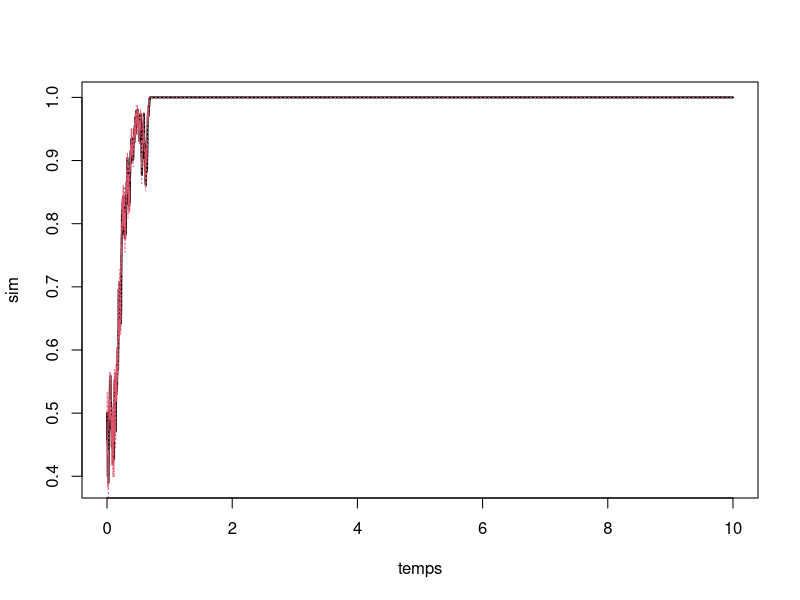
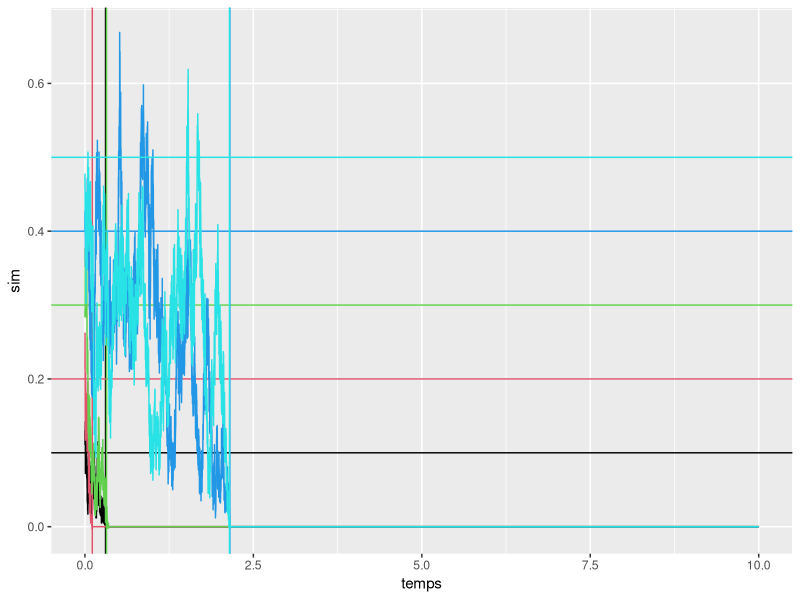
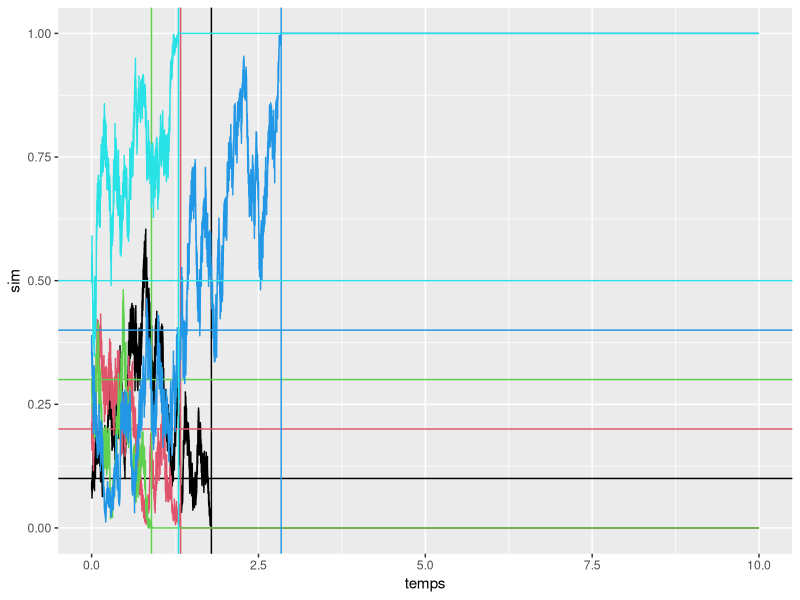
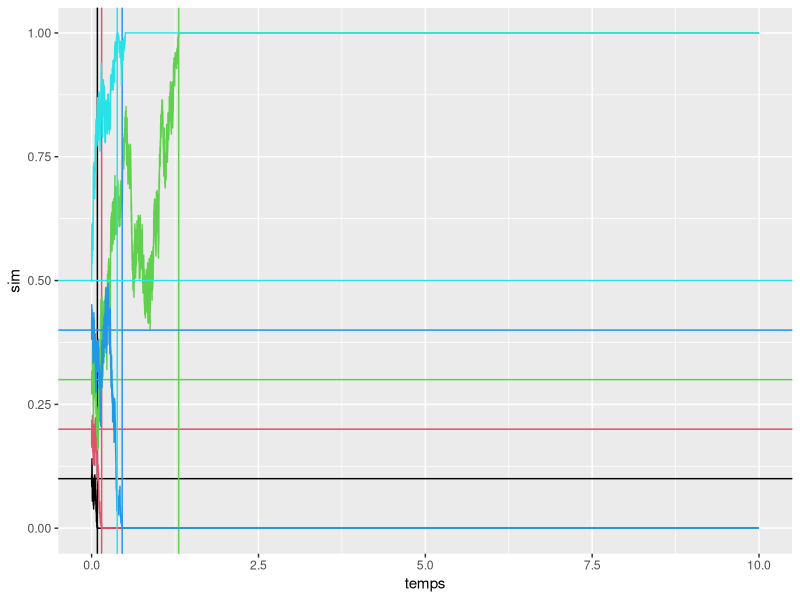

Write the R code that produced these figures, in order. (Note: a time limit stopped this script after it produced the figures.)
## ---- chunk 1
library(pracma)
library(ggplot2)
## ---- chunk 2
simulation_MC = function(x_0,N,T_end){
  Y = c(x_0)
  
  for(i in c(1:(N*T_end-1))){
    # si on atteint un état absorbant on peut retourner la trajectoire
    if(Y[i]>=1){
      Y = c(Y ,rep(1,N*T_end-length(Y)))
      return(list(hitting_time=i/N,path=Y ))
      
    }
    if(Y[i]<=0){
      Y  = c(Y ,rep(0,N*T_end-length(Y )))
      return(list(hitting_time=i/N,path=Y ))
      
    }
    # sinon on continue de simuler le processus de Markov
    Y = c(Y,rbinom(1,size=N,prob=Y[i])/N)
    
  }
  return(list(hitting_time=i/N,path=Y ))
  
}
## ---- chunk 3
simulation_MC_countinous = function(sim){
  N = length(sim)
  X_c = NULL
  # permet d'enrichir le procede
  for(i in c(1:(N-1))){
    t = c((i-1):i)/N
    X_inter = sim[i]+(sim[i]-sim[i-1])*(N*t-(i-1))
    X_c = c(X_c,X_inter)
    
  }
  return(X_c)
}
## ---- chunk 4
sim = simulation_MC(0.5,1000,10)$path
sim_inter = simulation_MC_countinous(sim)
temps = seq(0,10,10/10000)[-length(sim)]
plot(temps,sim,type="l",lwd = 2)
lines(seq(0,10,10/length(sim_inter))[-length(sim_inter)],sim_inter,col=2,lty=3)
## ---- chunk 5
T_end = 10
t = 0

for(N in c(1000,2000,5000,10000)){
  p = ggplot()
  i = 1
  
  for(x in seq(0.1,0.5,0.1)){
    sim = simulation_MC(x,N,T_end)$path
    inter = simulation_MC_countinous(sim)
    v = which(inter%in%c(0,1))[1]
    data = data.frame(temps = seq(0,T_end,T_end/length(inter))[-1],sim=inter)
    p = p + geom_line(data = data , aes(x = temps , y = sim),col = i)
    p = p + geom_vline(xintercept=T_end*v/length(inter),col=i)
    p = p + geom_hline(yintercept=x,col=i)
    i = i+1
  }
  plot(p)
}

## ---- chunk 6

euler_Scheme_SDE <- function(X0,T_max,N){
  traj  = c(X0)
  etat_courant = X0
  h = T_max/N
  #Les acroissements gaussiens
  b = rnorm(N,0,sqrt(h))
  
  for(k in seq(1,N)){
    # on traite les cas <0 et >1 car sinon on se retrouve avec des racines non définies
    if(etat_courant <=0){
      traj = c(traj,rep(0,N+1-length(traj)))
      return(list(hitting_time=k*h,path=traj))
    }else if(etat_courant >=1){
      traj = c(traj,rep(1,N+1-length(traj)))
      return(list(hitting_time=k*h,path=traj))
    }else{
      etat_courant <- etat_courant + sqrt(etat_courant*(1-etat_courant))*b[k]
      traj <- c(traj,etat_courant)
    }
  }
  return(list(hitting_time=k*h,path=traj))
}

## ---- chunk 7
T_end = 10
t = 0

for(N in c(100000,100000,1000000)){
  p = ggplot()
  i = 1
  
  for(x in seq(0.1,0.5,0.1)){
    sim = euler_Scheme_SDE(x,T_end,N)$path
    v = which(sim%in%c(0,1))[1]
    data = data.frame(temps = seq(0,T_end,T_end/length(sim))[-1],sim=sim)
    p = p + geom_line(data = data , aes(x = temps , y = sim),col = i)
    p = p + geom_vline(xintercept=T_end*v/length(sim),col=i)
    p = p + geom_hline(yintercept=x,col=i)
    i = i+1
  }
  plot(p)
}
## ---- chunk 8
x = 0.5
hitting_time = replicate(10000,euler_Scheme_SDE(x,10,10000)$hitting_time)
hist(hitting_time)
sum(hitting_time=10)
## ---- chunk 9
simu = NULL
theori = NULL
x0 = seq(0.1,0.9,0.1)
m = 1000
T_end = 10
N = 100
for(x in x0){
  simu = c(simu,mean(replicate(m,euler_Scheme_SDE(x,T_end,N)$hitting_time)))
  theori = c(theori,-2*(x*log(x)+(1-x)*log(1-x)))
}

## ---- chunk 10
df_plot = data.frame(y = c(simu,theori),type =  c(rep("simu",length(x0)),rep("theori",length(x0))),x0 = rep(x0,2))


ggplot(data=df_plot, aes(x=x0, y=y, fill=type)) +
geom_bar(stat="identity", position=position_dodge())
## ---- chunk 11
hit_time = NULL
m = 1000
T_end = 10
N = 1000
t = seq(0,1,1/100)
for(x in t){
  hit_time = c(hit_time,mean(replicate(m,euler_Scheme_SDE(x,T_end,N)$hitting_time)))
}


p = ggplot()

data = data.frame(temps = t,hit_time_empirique=hit_time,theorique = -2*(t*log(t)+(1-t)*log(1-t)))
p = p + geom_line(data = data , aes(x = temps , y = hit_time_empirique),col = 1)
p = p + geom_line(data = data , aes(x = temps , y = theorique),col = 2)
plot(p)

## ---- chunk 12
simu = NULL
theori = NULL
m = 1000
N = 1000
T_end = 10
x0 = seq(0.1,0.9,0.1)
for(x in x0){
  simu = c(simu,mean(replicate(m,simulation_MC(x,N,T_end)$hitting_time)))
  theori = c(theori,-2*(x*log(x)+(1-x)*log(1-x)))
}
## ---- chunk 13
df_plot = data.frame(y = c(simu,theori),type =  c(rep("simu",length(x0)),rep("theori",length(x0))),x0 = rep(x0,2))


ggplot(data=df_plot, aes(x=x0, y=y, fill=type)) +
geom_bar(stat="identity", position=position_dodge())
## ---- chunk 14
hit_time = NULL
m = 1000
T_end = 10
N = 1000
t = seq(0,1,1/100)
for(x in t){
  hit_time = c(hit_time,mean(replicate(m,simulation_MC(x,T_end,N)$hitting_time)))
}


p = ggplot()

data = data.frame(temps = t,hit_time_empirique=hit_time,theorique = -2*(t*log(t)+(1-t)*log(1-t)))
p = p + geom_line(data = data , aes(x = temps , y = hit_time_empirique),col = 1)
p = p + geom_line(data = data , aes(x = temps , y = theorique),col = 2)
plot(p)

## ---- chunk 15
set.seed(333)
x= 0.3
N = 100
T_end = 10
t_SDE = NULL
t_Markov = NULL
for(M in logspace(2,5,10)){
  t = Sys.time()
  res = replicate(M,euler_Scheme_SDE(x,T_end,N))
  t_SDE = c(t_SDE,Sys.time()-t)
  
  t = Sys.time()
  res = replicate(M,simulation_MC(x,N,T_end))
  t_Markov = c(t_Markov,Sys.time()-t)
}

## ---- chunk 16

p = ggplot()

data = data.frame(time = t_SDE,t_Markov=t_Markov,M = logspace(2,5,10))
p = p + geom_line(data = data , aes(x = M , y = time),col = 1)
p = p + geom_line(data = data , aes(x = M , y = t_Markov),col = 2)
plot(p)
